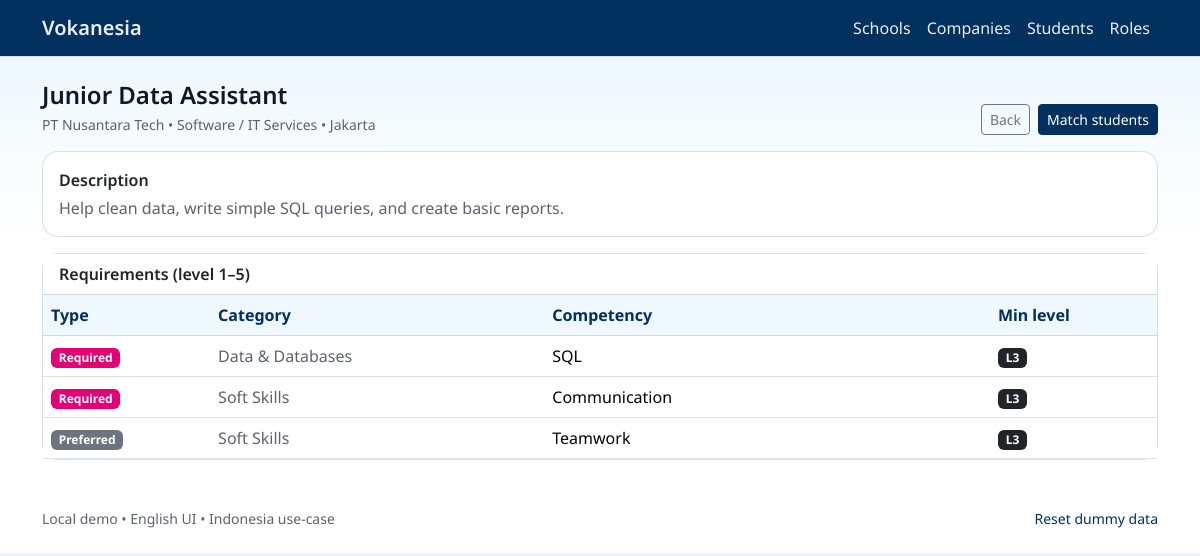
The app's page /roles/2 with its own data.
### tables this page shows
CREATE TABLE roles (
  id INTEGER PRIMARY KEY AUTOINCREMENT,
  company_id INTEGER NOT NULL,
  title TEXT NOT NULL,
  description TEXT,
  city TEXT,
  FOREIGN KEY(company_id) REFERENCES companies(id) ON DELETE CASCADE
);

CREATE TABLE companies (
  id INTEGER PRIMARY KEY AUTOINCREMENT,
  name TEXT NOT NULL,
  sector TEXT,
  city TEXT
);

CREATE TABLE role_requirements (
  id INTEGER PRIMARY KEY AUTOINCREMENT,
  role_id INTEGER NOT NULL,
  competency_id INTEGER NOT NULL,
  min_level INTEGER NOT NULL CHECK(min_level BETWEEN 1 AND 5),
  required INTEGER NOT NULL CHECK(required IN (0,1)),
  FOREIGN KEY(role_id) REFERENCES roles(id) ON DELETE CASCADE,
  FOREIGN KEY(competency_id) REFERENCES competencies(id) ON DELETE CASCADE
);

CREATE TABLE competencies (
  id INTEGER PRIMARY KEY AUTOINCREMENT,
  name TEXT NOT NULL,
  category TEXT
);

### app.py (the view)
@app.route("/roles/<int:role_id>")
def role_detail(role_id: int):
    db = get_db()
    role = fetch_one(
        db,
        """
        SELECT r.*, c.name AS company_name, c.sector, c.city AS company_city
        FROM roles r
        JOIN companies c ON c.id = r.company_id
        WHERE r.id = ?
        """,
        (role_id,),
    )
    if not role:
        return render_template("not_found.html", title="Role not found"), 404
    requirements = get_role_requirements(db, role_id)
    return render_template("role_detail.html", role=role, requirements=requirements)

### app.py (called while the page is built)
def get_db() -> sqlite3.Connection:
    if "db" not in g:
        conn = sqlite3.connect(DB_PATH)
        conn.row_factory = sqlite3.Row
        g.db = conn
    return g.db

def fetch_all(db: sqlite3.Connection, sql: str, params: Tuple[Any, ...] = ()) -> List[sqlite3.Row]:
    return db.execute(sql, params).fetchall()

def fetch_one(db: sqlite3.Connection, sql: str, params: Tuple[Any, ...] = ()) -> sqlite3.Row | None:
    return db.execute(sql, params).fetchone()

def get_role_requirements(db: sqlite3.Connection, role_id: int) -> List[Dict[str, Any]]:
    rows = fetch_all(
        db,
        """
        SELECT rr.competency_id, rr.min_level, rr.required, c.name AS competency_name, c.category
        FROM role_requirements rr
        JOIN competencies c ON c.id = rr.competency_id
        WHERE rr.role_id = ?
        ORDER BY rr.required DESC, c.category ASC, c.name ASC
        """,
        (role_id,),
    )
    return [
        {
            "competency_id": int(r["competency_id"]),
            "min_level": int(r["min_level"]),
            "required": int(r["required"]),
            "name": r["competency_name"],
            "category": r["category"],
        }
        for r in rows
    ]

### templates/role_detail.html
{% extends "base.html" %}
{% block content %}
<div class="d-flex flex-wrap justify-content-between align-items-end gap-2 mb-3">
  <div>
    <h1 class="h4 fw-semibold mb-1">{{ role.title }}</h1>
    <div class="text-secondary small">{{ role.company_name }} • {{ role.sector }} • {{ role.city or "—" }}</div>
  </div>
  <div class="d-flex gap-2">
    <a class="btn btn-outline-secondary btn-sm" href="{{ url_for('roles') }}">Back</a>
    <a class="btn btn-primary btn-sm" href="{{ url_for('match_role', role_id=role.id) }}">Match students</a>
  </div>
</div>
<div class="card rounded-4 mb-3">
  <div class="card-body">
    <div class="fw-semibold mb-1">Description</div>
    <div class="text-secondary">{{ role.description or "—" }}</div>
  </div>
</div>
<div class="card rounded-4">
  <div class="card-header bg-white">
    <div class="fw-semibold">Requirements (level 1–5)</div>
  </div>
  <div class="card-body p-0">
    <div class="table-responsive">
      <table class="table mb-0 align-middle">
        <thead>
          <tr>
            <th style="width: 15%">Type</th>
            <th style="width: 30%">Category</th>
            <th>Competency</th>
            <th style="width: 15%">Min level</th>
          </tr>
        </thead>
        <tbody>
          {% for req in requirements %}
          <tr>
            <td>
              {% if req.required == 1 %}
                <span class="badge text-bg-danger">Required</span>
              {% else %}
                <span class="badge text-bg-secondary">Preferred</span>
              {% endif %}
            </td>
            <td class="text-secondary">{{ req.category or "—" }}</td>
            <td>{{ req.name }}</td>
            <td><span class="badge text-bg-dark">L{{ req.min_level }}</span></td>
          </tr>
          {% endfor %}
        </tbody>
      </table>
    </div>
  </div>
</div>
{% endblock %}

### static/styles.css (style rules this page uses)
:root { --tud-blue: #00305D; --tud-mid: #2C94CC; --tud-light:#84CFED; --tud-magenta:#E20074; --tud-ink: #0f172a; --tud-muted: rgba(15, 23, 42, .68); --tud-border: rgba(0, 48, 93, .15); }
html, body { font-family: "Noto Sans", system-ui, -apple-system, Segoe UI, Roboto, Arial, sans-serif; }
body { background: linear-gradient(180deg, rgba(132,207,237,.18) 0%, rgba(255,255,255,1) 240px); color: var(--tud-ink); }
.btn-primary { background-color: var(--tud-blue); border-color: var(--tud-blue); }
.card { border-color: var(--tud-border); }
.table thead th { color: var(--tud-blue); background: rgba(132,207,237,.14); border-bottom-color: rgba(0,48,93,.18) !important; }
.badge.text-bg-danger { background-color: var(--tud-magenta) !important; }
.text-secondary { color: var(--tud-muted) !important; }
a { color: var(--tud-blue); }

### records on screen
roles: title "Junior Data Assistant", city "Jakarta", description "Help clean data, write simple SQL queries, and create basic reports."
companies: company_name "PT Nusantara Tech", sector "Software / IT Services"
role_requirements: required "Required", category "Data & Databases", name "SQL", min_level "3"
role_requirements: required "Required", category "Soft Skills", name "Communication", min_level "3"
role_requirements: required "Preferred", category "Soft Skills", name "Teamwork", min_level "3"
